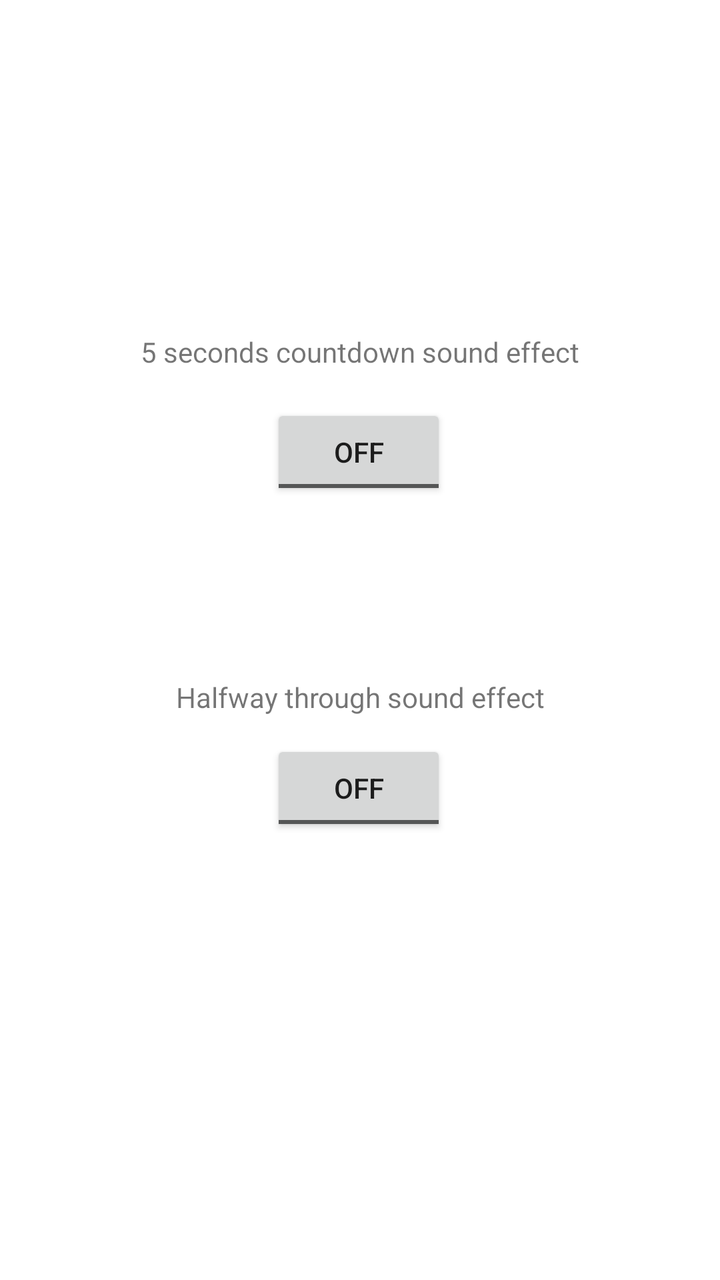
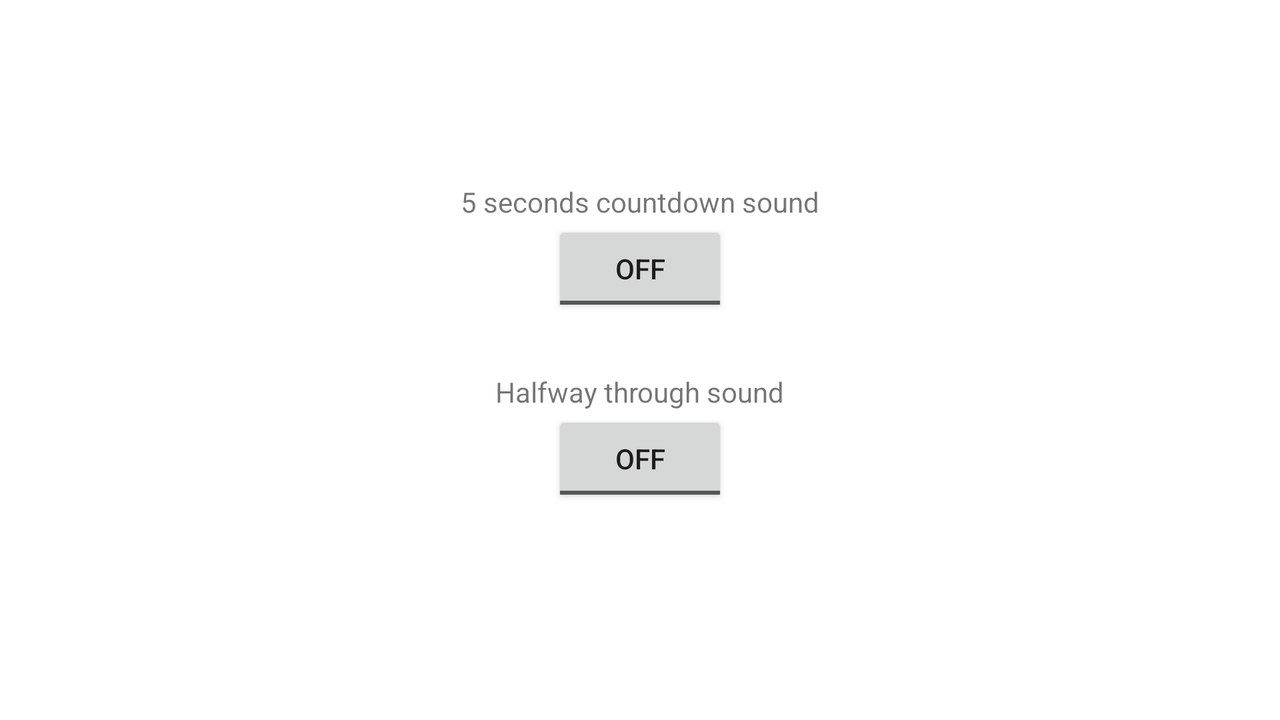

One screen, two layout resources from the same app: the default and the repository's alternative for another configuration. Each is rendered where Android would select it; the XML of both is given below.
<!-- AndroidManifest.xml: application theme Theme.ExerciseTimer -->
<!-- res/layout/activity_setting.xml -->
<?xml version="1.0" encoding="utf-8"?>
<androidx.constraintlayout.widget.ConstraintLayout xmlns:android="http://schemas.android.com/apk/res/android"
    xmlns:app="http://schemas.android.com/apk/res-auto"
    xmlns:tools="http://schemas.android.com/tools"
    android:layout_width="match_parent"
    android:layout_height="match_parent"
    tools:context="com.mobile.exercisetimer.SettingActivity">

    <TextView
        android:id="@+id/textView2"
        android:layout_width="wrap_content"
        android:layout_height="wrap_content"
        android:text="Halfway through sound effect"
        app:layout_constraintBottom_toBottomOf="parent"
        app:layout_constraintEnd_toEndOf="parent"
        app:layout_constraintStart_toStartOf="parent"
        app:layout_constraintTop_toTopOf="parent"
        app:layout_constraintVertical_bias="0.546" />

    <ToggleButton
        android:id="@+id/countdown5_btn"
        android:layout_width="wrap_content"
        android:layout_height="wrap_content"
        android:text="ToggleButton"
        app:layout_constraintBottom_toBottomOf="parent"
        app:layout_constraintEnd_toEndOf="parent"
        app:layout_constraintHorizontal_bias="0.498"
        app:layout_constraintStart_toStartOf="parent"
        app:layout_constraintTop_toTopOf="parent"
        app:layout_constraintVertical_bias="0.341" />

    <ToggleButton
        android:id="@+id/halfway_btn"
        android:layout_width="wrap_content"
        android:layout_height="wrap_content"
        android:text="ToggleButton"
        app:layout_constraintBottom_toBottomOf="parent"
        app:layout_constraintEnd_toEndOf="parent"
        app:layout_constraintHorizontal_bias="0.498"
        app:layout_constraintStart_toStartOf="parent"
        app:layout_constraintTop_toTopOf="parent"
        app:layout_constraintVertical_bias="0.625" />

    <TextView
        android:id="@+id/textView"
        android:layout_width="wrap_content"
        android:layout_height="wrap_content"
        android:text="5 seconds countdown sound effect"
        app:layout_constraintBottom_toBottomOf="parent"
        app:layout_constraintEnd_toEndOf="parent"
        app:layout_constraintStart_toStartOf="parent"
        app:layout_constraintTop_toTopOf="parent"
        app:layout_constraintVertical_bias="0.268" />
</androidx.constraintlayout.widget.ConstraintLayout>
<!-- resources referenced by this layout -->
<resources>
  <style name="Theme.ExerciseTimer" parent="Theme.MaterialComponents.DayNight.DarkActionBar">
          
          <item name="colorPrimary">@color/purple_500</item>
          <item name="colorPrimaryVariant">@color/purple_700</item>
          <item name="colorOnPrimary">@color/white</item>
          
          <item name="colorSecondary">@color/teal_200</item>
          <item name="colorSecondaryVariant">@color/teal_700</item>
          <item name="colorOnSecondary">@color/black</item>
          
          <item name="android:statusBarColor" tools:targetApi="l">?attr/colorPrimaryVariant</item>
          
      </style>
</resources>
<!-- res/layout-land/activity_setting.xml (the repository's variant of the layout above) -->
<!-- drawn on the phone turned sideways -->
<?xml version="1.0" encoding="utf-8"?>
<androidx.constraintlayout.widget.ConstraintLayout xmlns:android="http://schemas.android.com/apk/res/android"
    xmlns:app="http://schemas.android.com/apk/res-auto"
    xmlns:tools="http://schemas.android.com/tools"
    android:layout_width="match_parent"
    android:layout_height="match_parent"
    tools:context="com.mobile.exercisetimer.SettingActivity">

    <TextView
        android:id="@+id/textView2"
        android:layout_width="wrap_content"
        android:layout_height="wrap_content"
        android:text="Halfway through sound"
        app:layout_constraintBottom_toBottomOf="parent"
        app:layout_constraintEnd_toEndOf="parent"
        app:layout_constraintStart_toStartOf="parent"
        app:layout_constraintTop_toTopOf="parent"
        app:layout_constraintVertical_bias="0.546" />

    <ToggleButton
        android:id="@+id/countdown5_btn"
        android:layout_width="wrap_content"
        android:layout_height="wrap_content"
        android:text="ToggleButton"
        app:layout_constraintEnd_toEndOf="parent"
        app:layout_constraintStart_toStartOf="parent"
        app:layout_constraintTop_toBottomOf="@+id/textView" />

    <ToggleButton
        android:id="@+id/halfway_btn"
        android:layout_width="wrap_content"
        android:layout_height="wrap_content"
        android:text="ToggleButton"
        app:layout_constraintEnd_toEndOf="parent"
        app:layout_constraintStart_toStartOf="parent"
        app:layout_constraintTop_toBottomOf="@+id/textView2" />

    <TextView
        android:id="@+id/textView"
        android:layout_width="wrap_content"
        android:layout_height="wrap_content"
        android:text="5 seconds countdown sound"
        app:layout_constraintBottom_toBottomOf="parent"
        app:layout_constraintEnd_toEndOf="parent"
        app:layout_constraintStart_toStartOf="parent"
        app:layout_constraintTop_toTopOf="parent"
        app:layout_constraintVertical_bias="0.268" />
</androidx.constraintlayout.widget.ConstraintLayout>
